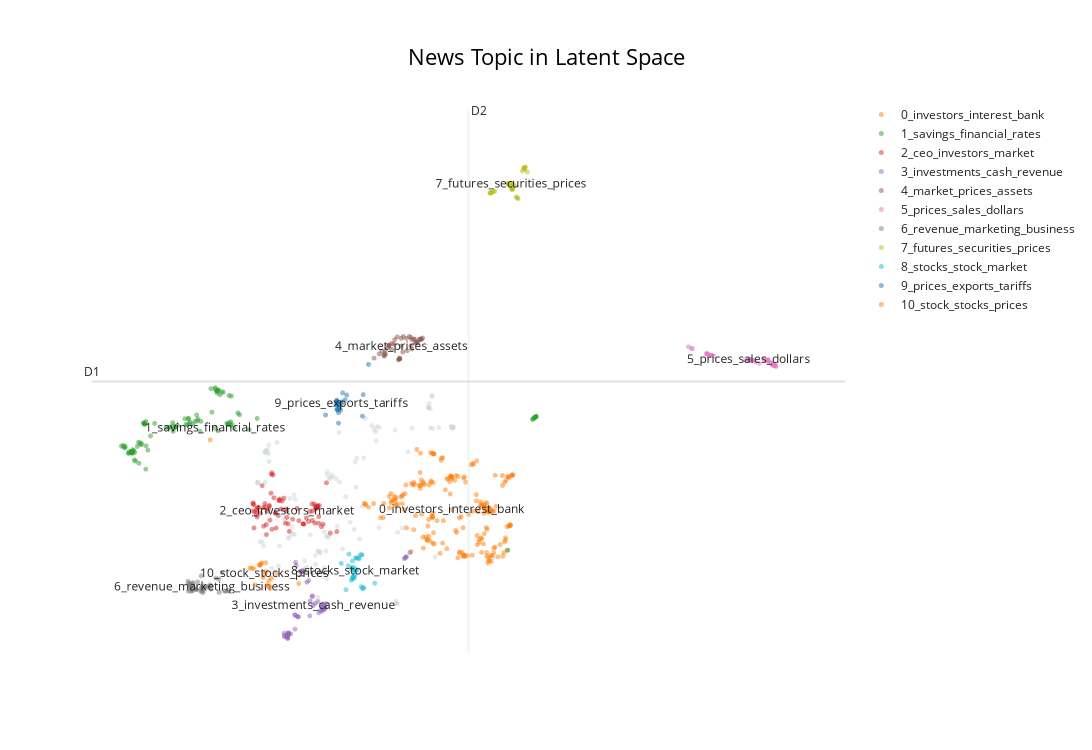

Notebook code for this chart:
### Code cell
#Visualization
topic_model.visualize_documents(
    input_corpus, 
    title="News Topic in Latent Space"
)
